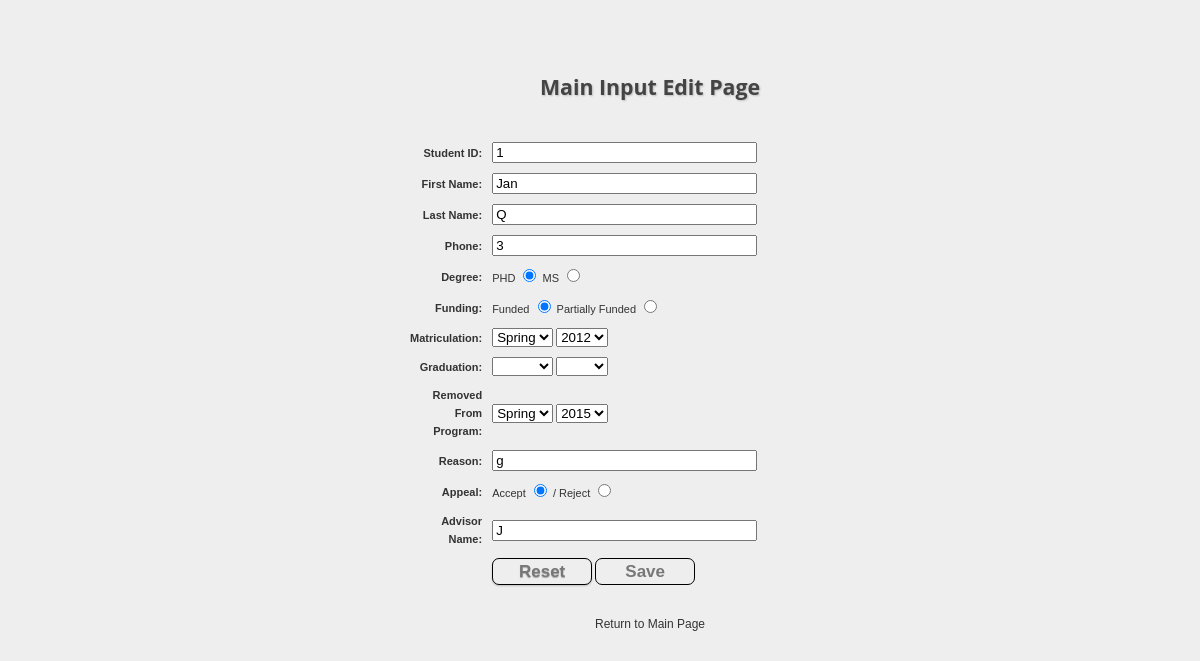
Page /edit_main_input_page.php?id=1 on the committed database.
### tables this page shows
CREATE TABLE IF NOT EXISTS `students` (
  `id` int(10) unsigned NOT NULL,
  `fname` varchar(30) NOT NULL,
  `lname` varchar(30) DEFAULT NULL,
  `phone` char(27) NOT NULL,
  `degree` char(3) NOT NULL,
  `funding` char(30) NOT NULL,
  `matriculation_semester` char(7) NOT NULL,
  `matriculation_year` char(5) NOT NULL,
  `graduation_semester` char(7) DEFAULT NULL,
  `graduation_year` char(5) DEFAULT NULL,
  `removed_semester` char(7) DEFAULT NULL,
  `removed_year` char(5) DEFAULT NULL,
  `reason` text,
  `appeal` char(10) DEFAULT NULL,
  `advisor` varchar(43) NOT NULL,
  PRIMARY KEY (`id`),
  KEY `student_id` (`id`)
);

### edit_main_input_page.php (the view, shortened to what this page needs)
<!DOCTYPE html PUBLIC "-//W3//DTD XHTML 1.0 Strict//EN"
	"http://www.w3.org/TR/xhtml1/DTD/xhtml1-strict.dtd">
<html xmlns="http:www.w3.org/1999/xhmtl" xml:lang="en" lang="en">
<head>
	<link rel="stylesheet" type="text/css" href="pages.css">
</head>
<body class="body">
	<div id="table">
		<br>
		<h2 id="main_head">Main Input Edit Page</h2><br>
<?php
	require_once '../config.php';
	$db_server = mysqli_connect($db_host, $db_user, $db_password);
	mysqli_select_db($db_server, $db_database) or die("Unable to select database: " . mysqli_error());
	if(isset($_POST["submit"])) {
		if(!empty($_POST['student_id'])) {
			$student_id = $_POST['student_id'];
		}else{
			$student_id = NULL;
			echo "<p class='error'>You forgot to enter Student ID.</p>";
		}
		if(!empty($_POST['fname'])){
			$fname = $_POST['fname'];
		}else{
			$fname = NULL;
			echo "<p class='error'>You forgot to enter First Name.</p>";
		}
		if(!empty($_POST['lname'])) {
			$lname = $_POST['lname'];
		}else{
			$lname = NULL;
			echo "<p class='error'>You forgot to enter Last Name.</p>";
		}
		if(!empty($_POST['phone'])){
			$phone = $_POST['phone'];
		}else{
			$phone = NULL;
			echo "<p class='error'>You forgot to enter Phone number.</p>";
		}
		if(isset($_POST['degree'])) {
			$degree = $_POST['degree'];
		}else{
			$degree = NULL;
			echo "<p class='error'>You forgot to select Degree.</p>";
		}
		if(isset($_POST['funding'])){
			$funding = $_POST['funding'];
		}else{
			$funding = NULL;
			echo "<p class='error'>You forgot to enter Funding.</p>";
		}
		if(isset($_POST["matriculation_semester"])){
			$matriculation_semester = $_POST["matriculation_semester"];
		}else{
			$matriculation_semester = NULL;
			echo "<p class='error'>You forgot to select matriculaion semester.</p>";
		}
		if(isset($_POST["matriculation_year"])){
			$matriculation_year = $_POST["matriculation_year"];
		}else{
			$matriculation_year = NULL;
			echo "<p class='error'>You forgot to select matriculation year.</p>";
		}
		if(!empty($_POST['graduation_semester'])){
			$graduation_semester = $_POST['graduation_semester'];
		}else{
			$graduation_semester = NULL;
		}
		if(!empty($_POST['graduation_year'])){
			$graduation_year = $_POST['graduation_year'];
		}else{
			$graduation_year = NULL;
		}
		if(!empty($_POST['removed_semester'])){
			$removed_semester = $_POST['removed_semester'];
		}else{
			$removed_semester = NULL;
		}
		if(!empty($_POST['removed_year'])){
			$removed_year = $_POST['removed_year'];
		}else{
			$removed_year = NULL;
		}
		if(!empty($_POST['reason'])){
			$reason = $_POST['reason'];
		}else{
			$reason = NULL;
		}
		if(isset($_POST['appeal'])){
			$appeal = $_POST['appeal'];
		}else{
			$appeal = NULL;
		}
		if(!empty($_POST['advisor'])){
			$advisor = $_POST['advisor'];
		}else{
			$advisor = NULL;
			echo "<p class='error'>You forgot to enter Advisor.</p>";
		}
		if(!empty($_POST['student_id']) && !empty($_POST['fname']) && !empty($_POST['lname'])
		 && !empty($_POST['phone']) && isset($_POST['degree']) && isset($_POST['funding'])
		  && isset($_POST["matriculation_semester"]) && isset($_POST["matriculation_year"])
		   && !empty($_POST['advisor'])){
				$query = "UPDATE students SET fname ='$fname', lname ='$lname', phone = '$phone', degree = '$degree', funding = '$funding', matriculation_semester = '$matriculation_semester', matriculation_year = '$matriculation_year', graduation_semester = '$graduation_semester', graduation_year = '$graduation_year', removed_semester = '$removed_semester', removed_year = '$removed_year', reason = '$reason', appeal = '$appeal', advisor = '$advisor' WHERE id = '".$student_id."'" ;
				$result = mysqli_query($db_server, $query) or die(mysql_error());
				header("Location: view.php");
				exit(1);
			}
	}else{
		if (isset($_GET["id"]) && is_numeric($_GET["id"]) && $_GET["id"] > 0) {
			$student_id = $_GET["id"];
		$query = "SELECT * FROM students WHERE id = '".$student_id."'";
		$result = mysqli_query($db_server, $query) or die(mysql_error());
		$row = mysqli_fetch_array($result);
		}
	}
?>
	<table id="main_form">
		<tr>
		<td>
		<form action="edit_main_input_page.php" enctype="multipart/form-data" method="post">
			<table align="center">
			<tr>
			<td  class="first">
				<label for="student_id">Student ID:</label>
			</td>
			<td class="second">
				<input type="text" name="student_id" size="30" value="<?php echo $student_id; ?>" />
			</td>
			</tr>
			<tr>
			<td class="first">
				<label for="fname">First Name:</label>
			</td>
			<td class="second">
				<input type="text" name="fname" size="30" value="<?php echo $row['fname']; ?>" />
			</td>
			</tr>
			<tr>
			<td  class="first">
				<label for="lname">Last Name:</label>
			</td>
			<td class="second">
				<input type="text" name="lname" size="30" value="<?php echo $row["lname"]; ?>" />
			</td>
			</tr>
			<tr>
			<td class="first">
				<label for="phone">Phone:</label>
			</td>
			<td class="second">
				<input type="text" name="phone" size="30" value="<?php echo $row["phone"]; ?>" />
			</td>
			</tr>
			<br/>
			<tr>
				<td class="first">
					<label for="degree">Degree:</label>
				</td>
				<td class="second" >
					<label for="degree">PHD</label>
						<input type="radio" name="degree" value= "PHD"<?php echo ($row["degree"] == "PHD") ? "checked" : "";?> />
 					<label for="degree">MS</label>
						<input type="radio" name="degree" value="MS"<?php echo ($row["degree"] == "MS") ? "checked" : "";?> />
				</td>
			</tr>
			<tr>
			<td  class="first">
				<label for="funding">Funding:</label>
			</td>
			<td class="second" >
					<label for="funding">Funded</label>
						<input type="radio" name="funding" value="funded"<?php echo ($row["funding"] == "Funded") ? "checked" : ""; ?>  />
			  	    <label for="funding">Partially Funded</label>
						<input type="radio" name="funding" value="partially funded"<?php echo ($row["funding"] != "Funded") ? "checked" : ""; ?> />
				</td>
			</tr>
			<tr>
			<td  class="first">
				<label for="matriculation">Matriculation:</label>
			</td>
			<td class="second" >
				<select name="matriculation_semester">
					<option value=""><?php echo $row["matriculation_semester"]; ?></option>
				</select>
				<select name="matriculation_year">
					<option value=""><?php echo $row["matriculation_year"]; ?></option>
				</select>
				</td>
			</tr>
			<tr>
			<td  class="first">
				<label for="graduation">Graduation:</label>
			</td>
			<td class="second" >
				<select name="graduation_semester">
					<option value=""><?php echo ($row["graduation_semester"] == " ") ? "select semester" : $row["graduation_semester"]; ?></option>
					<option value="Spring">Spring</option>
				</select>
				<select name="graduation_year">
					<option value=""> <?php echo ($row["graduation_year"] == " ") ? "select year" : $row["graduation_year"]; ?></option>
					<option value="2003">2003</option>
				</select>
				</td>
			</tr>
			<tr>
			<td  class="first">
				<label for="removed">Removed From Program:</label>
			</td>
			<td class="second" >
				<select name="removed_semester">
					<option value=""><?php echo ($row["removed_semester"] == "") ? "select semester" : $row["removed_semester"]; ?></option>
				</select>
				<select name="removed_year">
					<option value=""><?php echo ($row["removed_year"] == "") ? "select year" : $row["removed_year"]; ?></option>
				</select>
			</td>
			</tr>
			<tr>
				<td class="first">Reason:</td>
				<td class="second">
					<input type="text" name="reason" size="30" value="<?php echo $row["reason"]; ?>" />
				</td>
			</tr>
			<tr>
				<td class="first">
					<label for="appeal">Appeal: </label>
				</td>
				<td class ="second" >
					<label for="appeal">Accept</label>
							<input type="radio" name="appeal" value="accept"<?php echo ($row["appeal"] == "Accept") ? "checked" : ""; ?> /> /
					<label for="degree">Reject</label>
						<input type="radio" name="appeal" value="reject"<?php echo ($row["appeal"] == "reject") ? "checked" : "" ; ?> />
				</td>
			</tr>
			<tr>
			<td class="first">
				<label for="advisor">Advisor Name:</label>
			</td>
			<td class="second">
				<input type="text" name="advisor" size="30" value="<?php echo $row["advisor"]; ?>" />
			</td>
			</tr>
			<tr>
				<td>
				</td>
				<td class="third">
					<input id="reset" type="reset" name="reset" value="Reset" />
					<input id="submit" type="submit" name="submit" value="Save" />
				</td>
			</tr>
		</table>
		</form>
		</td>
		</tr>
	</table>
	<div>
		<p id="main_page"><a href="admin.php"> Return to Main Page</a></p>
	</div>
</body>
</html>

### pages.css (style rules this page uses)
body { font-family: "trebuchet ms", verdana, sans-serif; font-size: 12px; line-height: 1.5em; color: #333; background: #ffffff; margin: 0; padding: 0; text-align: center; width: 100%; }
p { margin-top: 10px; }
a:link { text-decoration: none; color: #333; }
#table { margin-top: 100px; margin-left: 0px; margin-right: 200px; float: right; width: 100%; }
table, th, td { border: 0px solid black; border-collapse: collapse; }
th, td.first { padding: 5px; width: 70%; text-align: right; font-weight: bold; }
th, td.second { padding: 5px; width: 10%; text-align: left; }
th, td.third { padding: 5px; width: 10%; text-align: left; clear: both; }
#main_form { margin-top: 30px; margin-left: 600px; margin-right: 300px; margin-bottom: 90px; }
#main_page { text-align: center; background-color: #eee; margin-top: -70px; margin-left: 500px; }
#main_head { font-family: 'Open Sans', sans-serif; font-size: 16pt; margin: -40px 0 -30px 500px; font-weight: bold; -webkit-text-shadow: 1px 1px 2px rgba(0,0,0,0.2); -moz-text-shadow: 1px 1px 2px rgba(0,0,0,0.2); text-shadow: 1px 1px 2px rgba(0,0,0,0.2); color: #444; text-align: center; }
#reset { width: 100px; height: 27px; background-color: #eee; border: solid 1px #000; border-radius: 7px; color: #777; font-weight: bold; font-size: 17px; text-align: center; font-family: arial, helvetica, sans-serif; text-shadow: 0 1px 1px rgba(0, 0, 0, .3); -webkit-box-shadow: 0 1px 2px rgba(0, 0, 0, .2); box-shadow: 0 1px 2px rgba(0, 0, 0, .2); text-decoration: none; }
#submit { width: 100px; height: 27px; background-color: #eee; border: solid 1px #000; border-radius: 7px 7px 7px 7px; color: #777; font-weight: bold; font-size: 17px; }
.body { font-family: "trebuchet ms", sans-serif, arial, helvetica; font-size: 12px; line-height: 1.5em; color: #333; background-color: #eeeeee; margin: 0; padding: 0; text-align: center; width: 100%; }
th, td.first { padding: 5px; width: 10%; text-align: right; }
td { padding: 5px; width: 10%; text-align: center; font-size: 11px; }

### rows in the picture
students: fname "Jan", lname "Q", phone "3", degree "☑", funding "☑", matriculation_semester "Spring", matriculation_year "2012", removed_semester "Spring", removed_year "2015", reason "g", appeal "☑", advisor "J"
